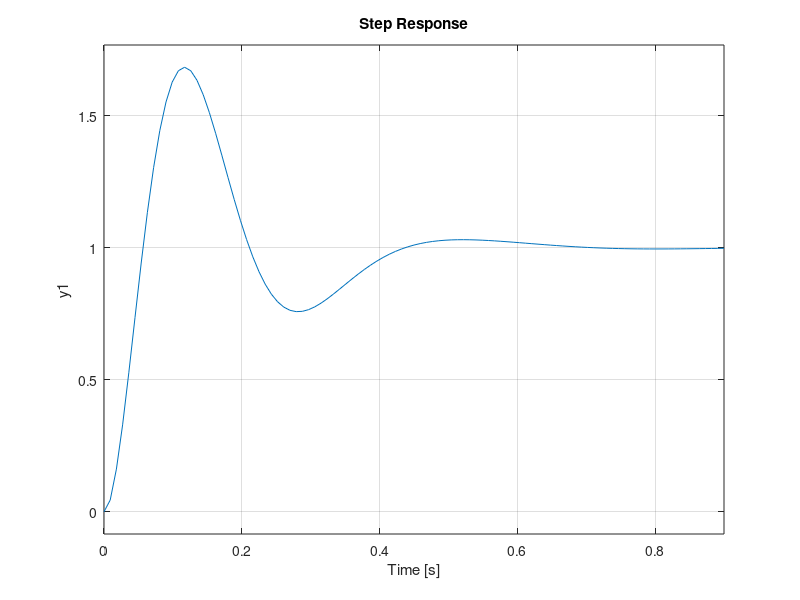

MATLAB code to generate this figure:
clc;clear;close all force;

%a primeira parte deve ser feita no simulink. Como to no matlab online n
%mexi nisso ainda
%% Define model parameters
mc = 1.5; % mass of the cart
mp = 0.5; % mass of the pendulum
g = 9.82; % gravity
L = 1;    % length of the pendulum
d1 = 1e-2;  % damping of the cart displacement
d2 = 1e-2; % damping of the joint

%% Lugar das raizes.
A = [0,   0,   1,    0;
     0,   0,   0,    1;
     0,   g*mp/mc,   -d1/mc, -d2/(L*mc);
     0,   g*(mc+mp)/(L*mc),  -d1/(L*mc), -d2*(mc+mp)/(L^2*mc*mp)];
 
 B = [ 0; 0; 1/mc;  1/(L*mc)];
 
 C = [0 1 0 0];
     
 D = 0;
 
 % Build system
 sysq2  = ss(A,B,C,D)
 rlocus(sysq2)% tem um polo positivo, logo o sistema nao eh estavel
 %nao da pra estabilizar com um controlador P, pois ele não altera a
 %posição dos polos no lugar das raízes.

 %% sisotool
%sisotool(sysq2)

b = [1793.9 1793.9*12 1793.9*100];
a = [1 40 0];
gain = 1;
C_s = tf(b,a);
plant = feedback(C_s*sysq2,1);
step(plant);